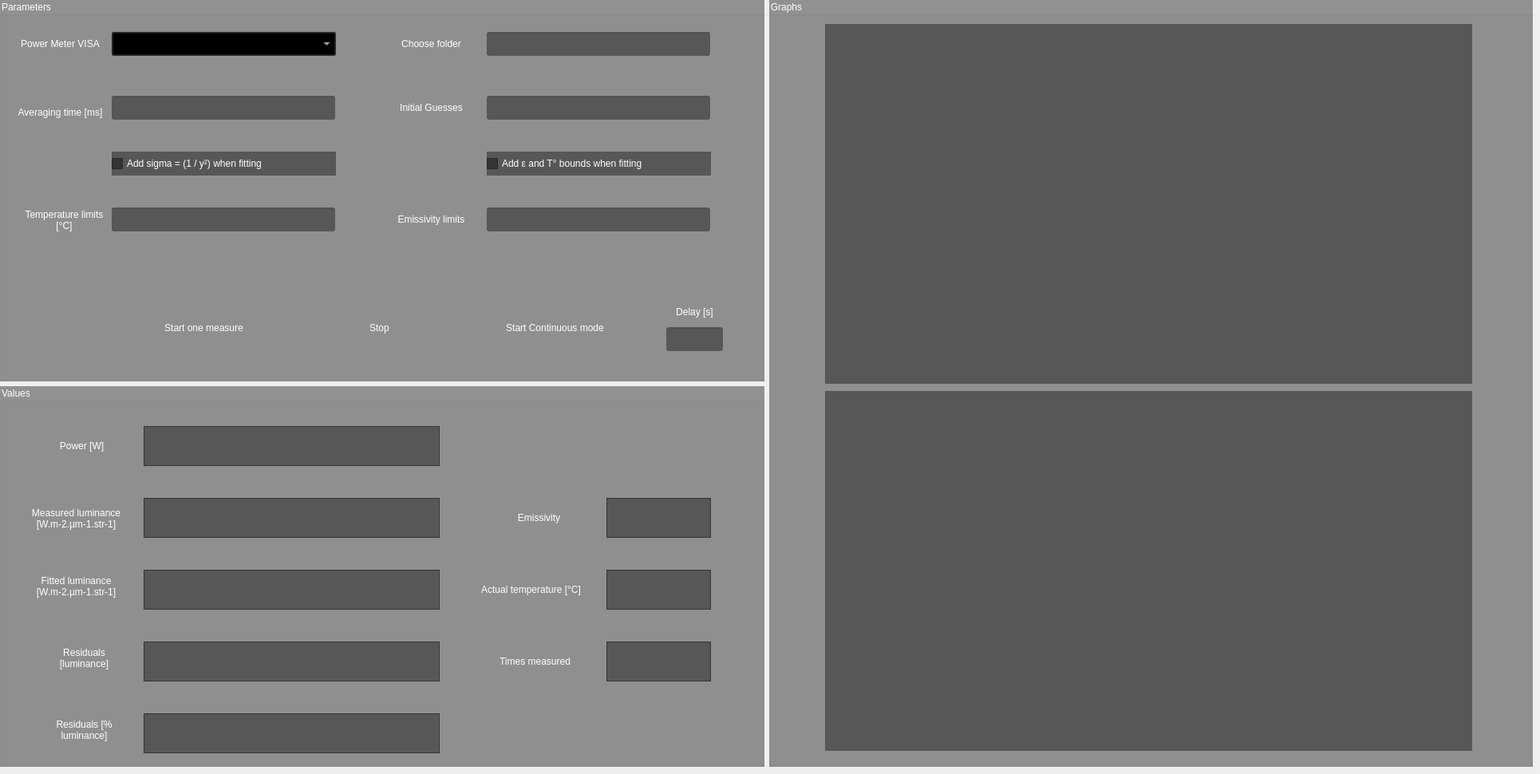
    <widget class="QWidget" name="Sample">
     <attribute name="title">
      <string>Sample</string>
     </attribute>
     <widget class="QWidget" name="gridLayoutWidget_3">
      <property name="geometry">
       <rect>
        <x>0</x>
        <y>0</y>
        <width>1921</width>
        <height>961</height>
       </rect>
      </property>
      <layout class="QGridLayout" name="leftLayout">
       <item row="0" column="1" rowspan="2">
        <widget class="QGroupBox" name="Graphs">
         <property name="styleSheet">
          <string notr="true">background : rgba(0,0,0,100);
color: rgb(255,255,255)</string>
         </property>
         <property name="title">
          <string>Graphs</string>
         </property>
         <widget class="QWidget" name="widgetUp" native="true">
          <property name="geometry">
           <rect>
            <x>70</x>
            <y>30</y>
            <width>811</width>
            <height>451</height>
           </rect>
          </property>
         </widget>
         <widget class="QWidget" name="widgetDown" native="true">
          <property name="enabled">
           <bool>false</bool>
          </property>
          <property name="geometry">
           <rect>
            <x>70</x>
            <y>490</y>
            <width>811</width>
            <height>451</height>
           </rect>
          </property>
         </widget>
        </widget>
       </item>
       <item row="1" column="0">
        <widget class="QGroupBox" name="Val">
         <property name="styleSheet">
          <string notr="true">background : rgba(0,0,0,100);
color: rgb(255,255,255)</string>
         </property>
         <property name="title">
          <string>Values</string>
         </property>
         <widget class="QLabel" name="labelActTemp">
          <property name="enabled">
           <bool>true</bool>
          </property>
          <property name="geometry">
           <rect>
            <x>580</x>
            <y>240</y>
            <width>171</width>
            <height>30</height>
           </rect>
          </property>
          <property name="styleSheet">
           <string notr="true">background : rgba(255,255,255,0)</string>
          </property>
          <property name="text">
           <string>Actual temperature [°C]</string>
          </property>
          <property name="alignment">
           <set>Qt::AlignCenter</set>
          </property>
         </widget>
         <widget class="QLabel" name="labelEm">
          <property name="enabled">
           <bool>false</bool>
          </property>
          <property name="geometry">
           <rect>
            <x>635</x>
            <y>150</y>
            <width>81</width>
            <height>30</height>
           </rect>
          </property>
          <property name="styleSheet">
           <string notr="true">background : rgba(255,255,255,0)
</string>
          </property>
          <property name="lineWidth">
           <number>0</number>
          </property>
          <property name="text">
           <string>Emissivity</string>
          </property>
          <property name="alignment">
           <set>Qt::AlignCenter</set>
          </property>
         </widget>
         <widget class="QLabel" name="labelvalPowS">
          <property name="geometry">
           <rect>
            <x>62</x>
            <y>60</y>
            <width>81</width>
            <height>30</height>
           </rect>
          </property>
          <property name="layoutDirection">
           <enum>Qt::LeftToRight</enum>
          </property>
          <property name="styleSheet">
           <string notr="true">background : rgba(255,255,255,0)</string>
          </property>
          <property name="text">
           <string>Power [W]</string>
          </property>
          <property name="alignment">
           <set>Qt::AlignCenter</set>
          </property>
         </widget>
         <widget class="QLabel" name="labelvalResP">
          <property name="geometry">
           <rect>
            <x>55</x>
            <y>410</y>
            <width>101</width>
            <height>41</height>
           </rect>
          </property>
          <property name="styleSheet">
           <string notr="true">background : rgba(255,255,255,0)</string>
          </property>
          <property name="text">
           <string>Residuals [% luminance]</string>
          </property>
          <property name="scaledContents">
           <bool>false</bool>
          </property>
          <property name="alignment">
           <set>Qt::AlignCenter</set>
          </property>
          <property name="wordWrap">
           <bool>true</bool>
          </property>
         </widget>
         <widget class="QTextBrowser" name="valEps">
          <property name="geometry">
           <rect>
            <x>760</x>
            <y>140</y>
            <width>131</width>
            <height>50</height>
           </rect>
          </property>
          <property name="toolTip">
           <string>&lt;html&gt;&lt;head/&gt;&lt;body&gt;&lt;p&gt;&lt;span style=&quot; color:#aa55ff;&quot;&gt;Fitted emissivity&lt;/span&gt;&lt;/p&gt;&lt;/body&gt;&lt;/html&gt;</string>
          </property>
          <property name="whatsThis">
           <string>Fitted emissivity</string>
          </property>
         </widget>
         <widget class="QTextBrowser" name="valTemp">
          <property name="geometry">
           <rect>
            <x>760</x>
            <y>230</y>
            <width>131</width>
            <height>50</height>
           </rect>
          </property>
          <property name="toolTip">
           <string>&lt;html&gt;&lt;head/&gt;&lt;body&gt;&lt;p&gt;&lt;span style=&quot; color:#aa55ff;&quot;&gt;Fitted temperature&lt;/span&gt;&lt;/p&gt;&lt;/body&gt;&lt;/html&gt;</string>
          </property>
          <property name="whatsThis">
           <string>Fitted temperature</string>
          </property>
         </widget>
         <widget class="QTextBrowser" name="valPowS">
          <property name="geometry">
           <rect>
            <x>180</x>
            <y>50</y>
            <width>371</width>
            <height>50</height>
           </rect>
          </property>
          <property name="toolTip">
           <string>&lt;html&gt;&lt;head/&gt;&lt;body&gt;&lt;p&gt;&lt;span style=&quot; color:#aa55ff;&quot;&gt;Power received by the photodiodes&lt;/span&gt;&lt;/p&gt;&lt;/body&gt;&lt;/html&gt;</string>
          </property>
          <property name="whatsThis">
           <string>Power received by the photodiodes</string>
          </property>
         </widget>
         <widget class="QTextBrowser" name="valResidualsP">
          <property name="geometry">
           <rect>
            <x>180</x>
            <y>410</y>
            <width>371</width>
            <height>50</height>
           </rect>
          </property>
          <property name="toolTip">
           <string>&lt;html&gt;&lt;head/&gt;&lt;body&gt;&lt;p&gt;&lt;span style=&quot; color:#aa55ff;&quot;&gt;Measured luminance - fitted luminance (using Planck's law with fitted T and E) in %&lt;/span&gt;&lt;/p&gt;&lt;/body&gt;&lt;/html&gt;</string>
          </property>
          <property name="whatsThis">
           <string>Measured luminance - fitted luminance (using Planck's law with fitted T and E)</string>
          </property>
         </widget>
         <widget class="QLabel" name="labelNbMeasure">
          <property name="enabled">
           <bool>true</bool>
          </property>
          <property name="geometry">
           <rect>
            <x>610</x>
            <y>330</y>
            <width>121</width>
            <height>30</height>
           </rect>
          </property>
          <property name="styleSheet">
           <string notr="true">background : rgba(255,255,255,0)</string>
          </property>
          <property name="text">
           <string>Times measured</string>
          </property>
          <property name="alignment">
           <set>Qt::AlignCenter</set>
          </property>
         </widget>
         <widget class="QTextBrowser" name="valNbMeasure">
          <property name="geometry">
           <rect>
            <x>760</x>
            <y>320</y>
            <width>131</width>
            <height>50</height>
           </rect>
          </property>
         </widget>
         <widget class="QLabel" name="labelvalLum_2">
          <property name="geometry">
           <rect>
            <x>20</x>
            <y>140</y>
            <width>151</width>
            <height>51</height>
           </rect>
          </property>
          <property name="styleSheet">
           <string notr="true">background : rgba(255,255,255,0)</string>
          </property>
          <property name="text">
           <string>Measured luminance [W.m-2.µm-1.str-1]</string>
          </property>
          <property name="alignment">
           <set>Qt::AlignCenter</set>
          </property>
          <property name="wordWrap">
           <bool>true</bool>
          </property>
         </widget>
         <widget class="QTextBrowser" name="valLuminance">
          <property name="geometry">
           <rect>
            <x>180</x>
            <y>140</y>
            <width>371</width>
            <height>50</height>
           </rect>
          </property>
          <property name="toolTip">
           <string>&lt;html&gt;&lt;head/&gt;&lt;body&gt;&lt;p&gt;&lt;span style=&quot; color:#aa55ff;&quot;&gt;Measured luminance using the A,B &amp;amp; C calibration coefficients &lt;/span&gt;&lt;/p&gt;&lt;/body&gt;&lt;/html&gt;</string>
          </property>
          <property name="whatsThis">
           <string>Measured luminance with the calibration coefficients</string>
          </property>
         </widget>
         <widget class="QLabel" name="labelvalRes">
          <property name="geometry">
           <rect>
            <x>55</x>
            <y>320</y>
            <width>101</width>
            <height>41</height>
           </rect>
          </property>
          <property name="styleSheet">
           <string notr="true">background : rgba(255,255,255,0)</string>
          </property>
          <property name="text">
           <string>Residuals [luminance]</string>
          </property>
          <property name="scaledContents">
           <bool>false</bool>
          </property>
          <property name="alignment">
           <set>Qt::AlignCenter</set>
          </property>
          <property name="wordWrap">
           <bool>true</bool>
          </property>
         </widget>
         <widget class="QTextBrowser" name="valResiduals">
          <property name="geometry">
           <rect>
            <x>180</x>
            <y>320</y>
            <width>371</width>
            <height>50</height>
           </rect>
          </property>
          <property name="toolTip">
           <string>&lt;html&gt;&lt;head/&gt;&lt;body&gt;&lt;p&gt;&lt;span style=&quot; color:#aa55ff;&quot;&gt;Measured luminance - fitted luminance (using Planck's law with fitted T and E)&lt;/span&gt;&lt;/p&gt;&lt;/body&gt;&lt;/html&gt;</string>
          </property>
          <property name="whatsThis">
           <string>Measured luminance - fitted luminance (using Planck's law with fitted T and E)</string>
          </property>
         </widget>
         <widget class="QLabel" name="labelvalFitLum">
          <property name="geometry">
           <rect>
            <x>20</x>
            <y>230</y>
            <width>151</width>
            <height>41</height>
           </rect>
          </property>
          <property name="styleSheet">
           <string notr="true">background : rgba(255,255,255,0)</string>
          </property>
          <property name="text">
           <string>Fitted luminance [W.m-2.µm-1.str-1]</string>
          </property>
          <property name="scaledContents">
           <bool>false</bool>
          </property>
          <property name="alignment">
           <set>Qt::AlignCenter</set>
          </property>
          <property name="wordWrap">
           <bool>true</bool>
          </property>
         </widget>
         <widget class="QTextBrowser" name="valFitLum">
          <property name="geometry">
           <rect>
            <x>180</x>
            <y>230</y>
            <width>371</width>
            <height>50</height>
           </rect>
          </property>
          <property name="toolTip">
           <string>&lt;html&gt;&lt;head/&gt;&lt;body&gt;&lt;p&gt;&lt;span style=&quot; color:#aa55ff;&quot;&gt;Fitted luminance (using Planck's law with fitted T and E)&lt;/span&gt;&lt;/p&gt;&lt;/body&gt;&lt;/html&gt;</string>
          </property>
          <property name="whatsThis">
           <string>Measured luminance - fitted luminance (using Planck's law with fitted T and E)</string>
          </property>
         </widget>
        </widget>
       </item>
       <item row="0" column="0">
        <widget class="QGroupBox" name="Param">
         <property name="enabled">
          <bool>true</bool>
         </property>
         <property name="styleSheet">
          <string notr="true">background : rgba(0,0,0,100);
color: rgb(255,255,255)</string>
         </property>
         <property name="title">
          <string>Parameters</string>
         </property>
         <widget class="QLabel" name="labelAvgs">
          <property name="enabled">
           <bool>false</bool>
          </property>
          <property name="geometry">
           <rect>
            <x>20</x>
            <y>110</y>
            <width>111</width>
            <height>61</height>
           </rect>
          </property>
          <property name="styleSheet">
           <string notr="true">background : rgba(255,255,255,0)
</string>
          </property>
          <property name="lineWidth">
           <number>0</number>
          </property>
          <property name="text">
           <string>Averaging time [ms]</string>
          </property>
          <property name="alignment">
           <set>Qt::AlignCenter</set>
          </property>
          <property name="wordWrap">
           <bool>true</bool>
          </property>
         </widget>
         <widget class="QLineEdit" name="avg_timeS">
          <property name="geometry">
           <rect>
            <x>140</x>
            <y>120</y>
            <width>280</width>
            <height>30</height>
           </rect>
          </property>
          <property name="maximumSize">
           <size>
            <width>300</width>
            <height>16777215</height>
           </size>
          </property>
          <property name="toolTip">
           <string>&lt;html&gt;&lt;head/&gt;&lt;body&gt;&lt;p&gt;&lt;span style=&quot; color:#aa55ff;&quot;&gt;[A1,...,Aj,...,Ap]&lt;/span&gt;&lt;/p&gt;&lt;/body&gt;&lt;/html&gt;</string>
          </property>
          <property name="styleSheet">
           <string notr="true"/>
          </property>
          <property name="text">
           <string/>
          </property>
          <property name="alignment">
           <set>Qt::AlignRight|Qt::AlignTrailing|Qt::AlignVCenter</set>
          </property>
         </widget>
         <widget class="QLabel" name="labelTempLim">
          <property name="enabled">
           <bool>true</bool>
          </property>
          <property name="geometry">
           <rect>
            <x>30</x>
            <y>230</y>
            <width>101</width>
            <height>91</height>
           </rect>
          </property>
          <property name="styleSheet">
           <string notr="true">background : rgba(255,255,255,0)</string>
          </property>
          <property name="text">
           <string>Temperature limits [°C]</string>
          </property>
          <property name="scaledContents">
           <bool>false</bool>
          </property>
          <property name="alignment">
           <set>Qt::AlignCenter</set>
          </property>
          <property name="wordWrap">
           <bool>true</bool>
          </property>
         </widget>
         <widget class="QLineEdit" name="temp_limit">
          <property name="geometry">
           <rect>
            <x>140</x>
            <y>260</y>
            <width>280</width>
            <height>30</height>
           </rect>
          </property>
          <property name="maximumSize">
           <size>
            <width>280</width>
            <height>16777215</height>
           </size>
          </property>
          <property name="toolTip">
           <string>&lt;html&gt;&lt;head/&gt;&lt;body&gt;&lt;p&gt;&lt;span style=&quot; color:#aa55ff;&quot;&gt;[Tmin, Tmax] bounds for the sample curve_fit function&lt;/span&gt;&lt;/p&gt;&lt;/body&gt;&lt;/html&gt;</string>
          </property>
          <property name="whatsThis">
           <string>[Tmin, Tmax] bounds for the sample curve_fit function</string>
          </property>
          <property name="styleSheet">
           <string notr="true"/>
          </property>
          <property name="text">
           <string/>
          </property>
          <property name="alignment">
           <set>Qt::AlignRight|Qt::AlignTrailing|Qt::AlignVCenter</set>
          </property>
         </widget>
         <widget class="QLabel" name="labelEmlim">
          <property name="enabled">
           <bool>true</bool>
          </property>
          <property name="geometry">
           <rect>
            <x>480</x>
            <y>260</y>
            <width>121</width>
            <height>30</height>
           </rect>
          </property>
          <property name="layoutDirection">
           <enum>Qt::LeftToRight</enum>
          </property>
          <property name="autoFillBackground">
           <bool>false</bool>
          </property>
          <property name="styleSheet">
           <string notr="true">background : rgba(255,255,255,0)</string>
          </property>
          <property name="text">
           <string>Emissivity limits</string>
          </property>
          <property name="alignment">
           <set>Qt::AlignCenter</set>
          </property>
         </widget>
         <widget class="QLineEdit" name="em_limit">
          <property name="geometry">
           <rect>
            <x>610</x>
            <y>260</y>
            <width>280</width>
            <height>30</height>
           </rect>
          </property>
          <property name="minimumSize">
           <size>
            <width>280</width>
            <height>0</height>
           </size>
          </property>
          <property name="maximumSize">
           <size>
            <width>280</width>
            <height>16777215</height>
           </size>
          </property>
          <property name="toolTip">
           <string>&lt;html&gt;&lt;head/&gt;&lt;body&gt;&lt;p&gt;&lt;span style=&quot; color:#aa55ff;&quot;&gt;[Emin, Emax] bounds for the sample curve_fit function&lt;/span&gt;&lt;/p&gt;&lt;/body&gt;&lt;/html&gt;</string>
          </property>
          <property name="whatsThis">
           <string>[Emin, Emax] bounds for the sample curve_fit function</string>
          </property>
          <property name="styleSheet">
           <string notr="true"/>
          </property>
          <property name="text">
           <string/>
          </property>
          <property name="alignment">
           <set>Qt::AlignRight|Qt::AlignTrailing|Qt::AlignVCenter</set>
          </property>
         </widget>
         <widget class="QLabel" name="labelVISAs">
          <property name="geometry">
           <rect>
            <x>20</x>
            <y>40</y>
            <width>111</width>
            <height>30</height>
           </rect>
          </property>
          <property name="font">
           <font>
            <italic>false</italic>
            <underline>false</underline>
            <strikeout>false</strikeout>
            <kerning>true</kerning>
           </font>
          </property>
          <property name="styleSheet">
           <string notr="true">background : rgba(255,255,255,0)</string>
          </property>
          <property name="text">
           <string>Power Meter VISA</string>
          </property>
          <property name="textFormat">
           <enum>Qt::AutoText</enum>
          </property>
          <property name="alignment">
           <set>Qt::AlignCenter</set>
          </property>
          <property name="wordWrap">
           <bool>true</bool>
          </property>
         </widget>
         <widget class="QComboBox" name="id_powermeterS">
          <property name="geometry">
           <rect>
            <x>140</x>
            <y>40</y>
            <width>281</width>
            <height>30</height>
           </rect>
          </property>
          <property name="toolTip">
           <string>&lt;html&gt;&lt;head/&gt;&lt;body&gt;&lt;p&gt;&lt;span style=&quot; color:#aa55ff;&quot;&gt;Instrument adress&lt;/span&gt;&lt;/p&gt;&lt;/body&gt;&lt;/html&gt;</string>
          </property>
          <property name="autoFillBackground">
           <bool>false</bool>
          </property>
          <property name="styleSheet">
           <string notr="true"/>
          </property>
          <property name="editable">
           <bool>false</bool>
          </property>
          <property name="currentText">
           <string/>
          </property>
         </widget>
         <widget class="QPushButton" name="chooseFolderS">
          <property name="geometry">
           <rect>
            <x>480</x>
            <y>40</y>
            <width>121</width>
            <height>30</height>
           </rect>
          </property>
          <property name="text">
           <string>Choose folder</string>
          </property>
          <property name="checkable">
           <bool>false</bool>
          </property>
          <property name="autoExclusive">
           <bool>false</bool>
          </property>
          <property name="autoDefault">
           <bool>false</bool>
          </property>
          <property name="default">
           <bool>true</bool>
          </property>
          <property name="flat">
           <bool>true</bool>
          </property>
         </widget>
         <widget class="QLineEdit" name="labelDirS">
          <property name="geometry">
           <rect>
            <x>610</x>
            <y>40</y>
            <width>280</width>
            <height>30</height>
           </rect>
          </property>
          <property name="toolTip">
           <string>&lt;html&gt;&lt;head/&gt;&lt;body&gt;&lt;p&gt;&lt;span style=&quot; color:#aa55ff;&quot;&gt;Folder where the sample values, parameters and calibration values will be saved&lt;/span&gt;&lt;/p&gt;&lt;/body&gt;&lt;/html&gt;</string>
          </property>
         </widget>
         <widget class="QPushButton" name="startButtonS">
          <property name="enabled">
           <bool>true</bool>
          </property>
          <property name="geometry">
           <rect>
            <x>160</x>
            <y>370</y>
            <width>191</width>
            <height>81</height>
           </rect>
          </property>
          <property name="styleSheet">
           <string notr="true"/>
          </property>
          <property name="text">
           <string>Start one measure</string>
          </property>
          <property name="checkable">
           <bool>false</bool>
          </property>
          <property name="autoExclusive">
           <bool>false</bool>
          </property>
          <property name="default">
           <bool>true</bool>
          </property>
          <property name="flat">
           <bool>true</bool>
          </property>
         </widget>
         <widget class="QPushButton" name="stopButton">
          <property name="enabled">
           <bool>false</bool>
          </property>
          <property name="geometry">
           <rect>
            <x>380</x>
            <y>370</y>
            <width>191</width>
            <height>81</height>
           </rect>
          </property>
          <property name="styleSheet">
           <string notr="true"/>
          </property>
          <property name="text">
           <string>Stop</string>
          </property>
          <property name="checkable">
           <bool>false</bool>
          </property>
          <property name="autoExclusive">
           <bool>false</bool>
          </property>
          <property name="autoDefault">
           <bool>false</bool>
          </property>
          <property name="default">
           <bool>true</bool>
          </property>
          <property name="flat">
           <bool>true</bool>
          </property>
         </widget>
         <widget class="QPushButton" name="startContButtonS">
          <property name="enabled">
           <bool>true</bool>
          </property>
          <property name="geometry">
           <rect>
            <x>600</x>
            <y>370</y>
            <width>191</width>
            <height>81</height>
           </rect>
          </property>
          <property name="styleSheet">
           <string notr="true"/>
          </property>
          <property name="text">
           <string>Start Continuous mode</string>
          </property>
          <property name="checkable">
           <bool>false</bool>
          </property>
          <property name="autoExclusive">
           <bool>false</bool>
          </property>
          <property name="default">
           <bool>true</bool>
          </property>
          <property name="flat">
           <bool>true</bool>
          </property>
         </widget>
         <widget class="QCheckBox" name="checkBoxBounds">
          <property name="geometry">
           <rect>
            <x>610</x>
            <y>190</y>
            <width>281</width>
            <height>30</height>
           </rect>
          </property>
          <property name="font">
           <font>
            <family>MS Shell Dlg 2</family>
           </font>
          </property>
          <property name="contextMenuPolicy">
           <enum>Qt::DefaultContextMenu</enum>
          </property>
          <property name="layoutDirection">
           <enum>Qt::LeftToRight</enum>
          </property>
          <property name="text">
           <string>Add ε and T° bounds when fitting</string>
          </property>
          <property name="checked">
           <bool>false</bool>
          </property>
         </widget>
         <widget class="QLineEdit" name="init_guess">
          <property name="geometry">
           <rect>
            <x>610</x>
            <y>120</y>
            <width>280</width>
            <height>30</height>
           </rect>
          </property>
          <property name="maximumSize">
           <size>
            <width>300</width>
            <height>16777215</height>
           </size>
          </property>
          <property name="toolTip">
           <string>&lt;html&gt;&lt;head/&gt;&lt;body&gt;&lt;p&gt;&lt;span style=&quot; color:#aa55ff;&quot;&gt;[Tguess, Eguess] - Temperature (°C) and Emissivity at which the fit will start&lt;/span&gt;&lt;/p&gt;&lt;p&gt;&lt;span style=&quot; color:#aa55ff;&quot;&gt;If the fit cannot be made, try to lower the temperature &lt;/span&gt;&lt;/p&gt;&lt;/body&gt;&lt;/html&gt;</string>
          </property>
          <property name="styleSheet">
           <string notr="true"/>
          </property>
          <property name="text">
           <string/>
          </property>
          <property name="alignment">
           <set>Qt::AlignRight|Qt::AlignTrailing|Qt::AlignVCenter</set>
          </property>
         </widget>
         <widget class="QLabel" name="labelinit_guess">
          <property name="enabled">
           <bool>false</bool>
          </property>
          <property name="geometry">
           <rect>
            <x>480</x>
            <y>120</y>
            <width>121</width>
            <height>30</height>
           </rect>
          </property>
          <property name="styleSheet">
           <string notr="true">background : rgba(255,255,255,0)
</string>
          </property>
          <property name="lineWidth">
           <number>0</number>
          </property>
          <property name="text">
           <string>Initial Guesses</string>
          </property>
          <property name="alignment">
           <set>Qt::AlignCenter</set>
          </property>
         </widget>
         <widget class="QCheckBox" name="checkBoxSigma">
          <property name="geometry">
           <rect>
            <x>140</x>
            <y>190</y>
            <width>281</width>
            <height>30</height>
           </rect>
          </property>
          <property name="font">
           <font>
            <family>MS Shell Dlg 2</family>
           </font>
          </property>
          <property name="contextMenuPolicy">
           <enum>Qt::DefaultContextMenu</enum>
          </property>
          <property name="layoutDirection">
           <enum>Qt::LeftToRight</enum>
          </property>
          <property name="text">
           <string>Add sigma = (1 / y²) when fitting</string>
          </property>
          <property name="checked">
           <bool>false</bool>
          </property>
         </widget>
         <widget class="QLabel" name="labelDelay">
          <property name="enabled">
           <bool>true</bool>
          </property>
          <property name="geometry">
           <rect>
            <x>835</x>
            <y>380</y>
            <width>71</width>
            <height>21</height>
           </rect>
          </property>
          <property name="layoutDirection">
           <enum>Qt::LeftToRight</enum>
          </property>
          <property name="autoFillBackground">
           <bool>false</bool>
          </property>
          <property name="styleSheet">
           <string notr="true">background : rgba(255,255,255,0)</string>
          </property>
          <property name="text">
           <string>Delay [s]</string>
          </property>
          <property name="alignment">
           <set>Qt::AlignCenter</set>
          </property>
         </widget>
         <widget class="QLineEdit" name="delay">
          <property name="geometry">
           <rect>
            <x>835</x>
            <y>410</y>
            <width>71</width>
            <height>30</height>
           </rect>
          </property>
          <property name="minimumSize">
           <size>
            <width>0</width>
            <height>0</height>
           </size>
          </property>
          <property name="maximumSize">
           <size>
            <width>280</width>
            <height>16777215</height>
           </size>
          </property>
          <property name="toolTip">
           <string>&lt;html&gt;&lt;head/&gt;&lt;body&gt;&lt;p&gt;&lt;span style=&quot; color:#aa55ff;&quot;&gt;[Emin, Emax] bounds for the sample curve_fit function&lt;/span&gt;&lt;/p&gt;&lt;/body&gt;&lt;/html&gt;</string>
          </property>
          <property name="whatsThis">
           <string>[Emin, Emax] bounds for the sample curve_fit function</string>
          </property>
          <property name="styleSheet">
           <string notr="true"/>
          </property>
          <property name="text">
           <string/>
          </property>
          <property name="alignment">
           <set>Qt::AlignRight|Qt::AlignTrailing|Qt::AlignVCenter</set>
          </property>
         </widget>
        </widget>
       </item>
      </layout>
     </widget>
    </widget>
